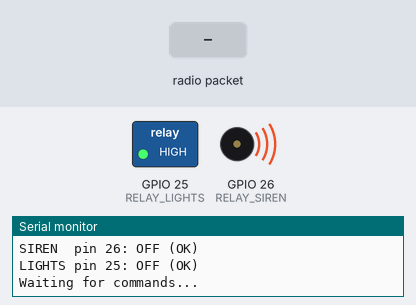
Bench run of a sketch on a simulated ESP32. On the bench: switched loads named in the sketch (green lamp = pin HIGH), buzzer (waves = sounding, pin HIGH), the last lines printed to the serial monitor. The test bench sets the inputs (shaded band). No radio packets arrive unless stated.

Above: at 1.2 s.
1.3 s: radio packet "ACTIVATE_SIREN" arrives
At 2.5 s:
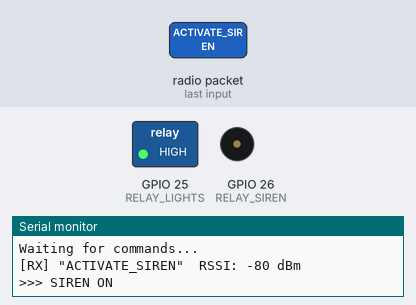
2.8 s: radio packet "ACTIVATE_LIGHTS" arrives
At 3.8 s:
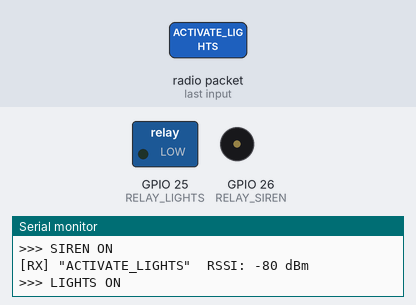
4.3 s: radio packet "DEACTIVATE_SIREN" arrives
At 5.0 s:
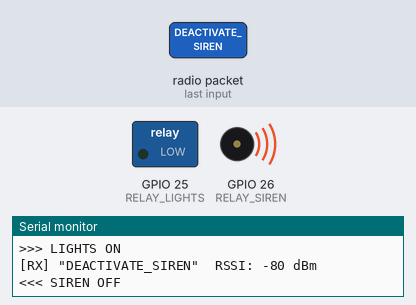
Timing chart, 0 to 7.3 s (numbered marks = the images above; inputs shaded):
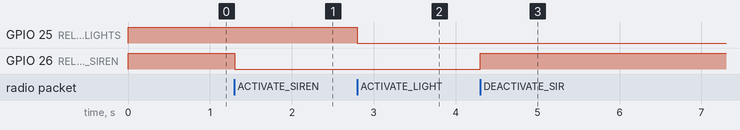

Measured:
- after the input at 1.3 s, GPIO 26 (RELAY_SIREN): HIGH → LOW at once
- after the input at 2.8 s, GPIO 25 (RELAY_LIGHTS): HIGH → LOW at once
- after the input at 4.3 s, GPIO 26 (RELAY_SIREN): LOW → HIGH at once

The sketch:

esp32_wildlife_listener.ino
```cpp
#include <SPI.h>
#include <LoRa.h>

// =============================================================================
// ESP32 Wildlife Deterrent Node
// =============================================================================
//
// Commands received from Pi over LoRa:
//
//   ACTIVATE_SIREN    → siren ON  (holds until DEACTIVATE_SIREN)
//   DEACTIVATE_SIREN  → siren OFF
//   ACTIVATE_LIGHTS   → lights ON (holds until DEACTIVATE_LIGHTS)
//   DEACTIVATE_LIGHTS → lights OFF
//   ACTIVATE_BOTH     → siren + lights ON together
//   DEACTIVATE_BOTH   → siren + lights OFF together
//   HEARTBEAT         → keep-alive, no relay action
//
// Siren holds ON until explicit DEACTIVATE or 90s watchdog fires.
// Lights hold ON until explicit DEACTIVATE or 90s watchdog fires.
// Pi sends DEACTIVATE when animal leaves (MISS_THRESHOLD reached).
// =============================================================================

// --- Hardware Pins ---
const int sck  = 18;
const int miso = 19;
const int mosi = 23;
const int ss   = 5;
const int rst  = 14;
const int dio0 = 2;

const int RELAY_SIREN  = 26;
const int RELAY_LIGHTS = 25;

// Active-LOW relay: LOW = ON, HIGH = OFF
const int RELAY_ON  = LOW;
const int RELAY_OFF = HIGH;

// Watchdog: force everything OFF if Pi silent for 90s
const unsigned long HEARTBEAT_TIMEOUT = 90000UL;

unsigned long lastPacketTime = 0;
bool          linkHealthy    = true;

// =============================================================================
// SETUP
// =============================================================================

void setup() {
  Serial.begin(115200);

  // BOOT FIX: pre-load latch HIGH before switching to output.
  // Prevents relays firing during ESP32 boot sequence (GPIO floats LOW).
  digitalWrite(RELAY_SIREN,  RELAY_OFF);
  digitalWrite(RELAY_LIGHTS, RELAY_OFF);
  pinMode(RELAY_SIREN,  OUTPUT);
  pinMode(RELAY_LIGHTS, OUTPUT);
  digitalWrite(RELAY_SIREN,  RELAY_OFF);   // belt-and-suspenders
  digitalWrite(RELAY_LIGHTS, RELAY_OFF);

  SPI.begin(sck, miso, mosi, ss);
  LoRa.setPins(ss, rst, dio0);

  if (!LoRa.begin(433E6)) {
    Serial.println("[ERROR] LoRa init failed! Check wiring.");
    while (1);
  }

  LoRa.setSyncWord(0x12);          // must match Pi register 0x39
  LoRa.setSpreadingFactor(7);      // must match Pi SF7
  LoRa.setSignalBandwidth(125E3);
  LoRa.enableCrc();

  lastPacketTime = millis();

  Serial.println("=========================================");
  Serial.println(" ESP32 Wildlife Deterrent Node — ONLINE");
  Serial.println(" Commands: ACTIVATE/DEACTIVATE _SIREN");
  Serial.println("           ACTIVATE/DEACTIVATE _LIGHTS");
  Serial.println("           ACTIVATE/DEACTIVATE _BOTH");
  Serial.println("=========================================");
  Serial.print("SIREN  pin 26: ");
  Serial.println(digitalRead(RELAY_SIREN)  == RELAY_OFF ? "OFF (OK)" : "ON (PROBLEM!)");
  Serial.print("LIGHTS pin 25: ");
  Serial.println(digitalRead(RELAY_LIGHTS) == RELAY_OFF ? "OFF (OK)" : "ON (PROBLEM!)");
  Serial.println("Waiting for commands...");
}

// =============================================================================
// LOOP
// =============================================================================

void loop() {
  unsigned long now = millis();

  // --- 1. Receive LoRa packet ---
  int packetSize = LoRa.parsePacket();

  if (packetSize) {
    String cmd = "";
    while (LoRa.available()) cmd += (char)LoRa.read();

    int rssi = LoRa.packetRssi();
    Serial.print("[RX] \""); Serial.print(cmd);
    Serial.print("\"  RSSI: "); Serial.print(rssi); Serial.println(" dBm");

    lastPacketTime = now;
    if (!linkHealthy) {
      linkHealthy = true;
      Serial.println("[LINK] Pi link restored.");
    }

    // ── Siren ──────────────────────────────────────────────────────────────
    if (cmd == "ACTIVATE_SIREN") {
      digitalWrite(RELAY_SIREN, RELAY_ON);
      Serial.println(">>> SIREN ON");
    }
    else if (cmd == "DEACTIVATE_SIREN") {
      digitalWrite(RELAY_SIREN, RELAY_OFF);
      Serial.println("<<< SIREN OFF");
    }

    // ── Lights ─────────────────────────────────────────────────────────────
    else if (cmd == "ACTIVATE_LIGHTS") {
      digitalWrite(RELAY_LIGHTS, RELAY_ON);
      Serial.println(">>> LIGHTS ON");
    }
    else if (cmd == "DEACTIVATE_LIGHTS") {
      digitalWrite(RELAY_LIGHTS, RELAY_OFF);
      Serial.println("<<< LIGHTS OFF");
    }

    // ── Both ───────────────────────────────────────────────────────────────
    else if (cmd == "ACTIVATE_BOTH") {
      digitalWrite(RELAY_SIREN,  RELAY_ON);
      digitalWrite(RELAY_LIGHTS, RELAY_ON);
      Serial.println(">>> SIREN + LIGHTS ON");
    }
    else if (cmd == "DEACTIVATE_BOTH") {
      digitalWrite(RELAY_SIREN,  RELAY_OFF);
      digitalWrite(RELAY_LIGHTS, RELAY_OFF);
      Serial.println("<<< SIREN + LIGHTS OFF");
    }

    // ── Heartbeat ──────────────────────────────────────────────────────────
    else if (cmd == "HEARTBEAT") {
      Serial.println("[HB] Pi alive.");
    }

    else {
      Serial.print("[WARN] Unknown command: "); Serial.println(cmd);
    }
  }

  // --- 2. Watchdog: force everything OFF if Pi silent for 90s ---
  if (linkHealthy && (now - lastPacketTime) > HEARTBEAT_TIMEOUT) {
    linkHealthy = false;
    bool sirenWasOn  = digitalRead(RELAY_SIREN)  == RELAY_ON;
    bool lightsWasOn = digitalRead(RELAY_LIGHTS) == RELAY_ON;
    digitalWrite(RELAY_SIREN,  RELAY_OFF);
    digitalWrite(RELAY_LIGHTS, RELAY_OFF);
    if (sirenWasOn)  Serial.println("[WATCHDOG] SIREN  forced OFF — Pi silent >90s");
    if (lightsWasOn) Serial.println("[WATCHDOG] LIGHTS forced OFF — Pi silent >90s");
    Serial.println("[WATCHDOG] Pi link lost — all deterrents cleared.");
  }
}
```
